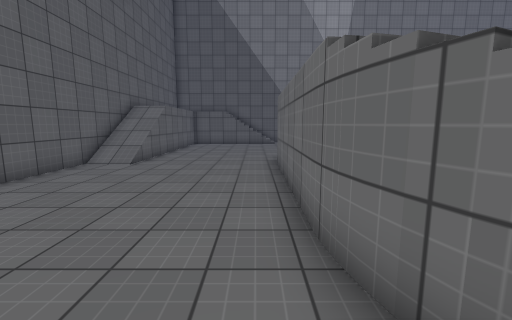
view 1 (above)

24 first-person views from a walk through a scene from a Unity 3-D project. The camera is 1.5 m above the floor, tilts 8° down and sees 90° across. Doors are open. The floor is counted in squares, 1 m on a side. Each view is taken from the middle of a square. On the plan, view 1 faces up. The plan holds only what a view shows up to about 13 squares ahead; the rest is blank. The place goes on beyond the plan. The player is left out. Some surface patterns are stand-ins.

view 2
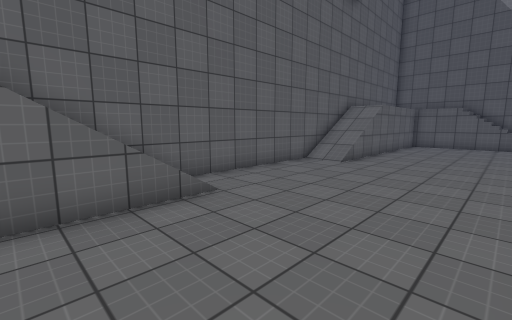

view 3
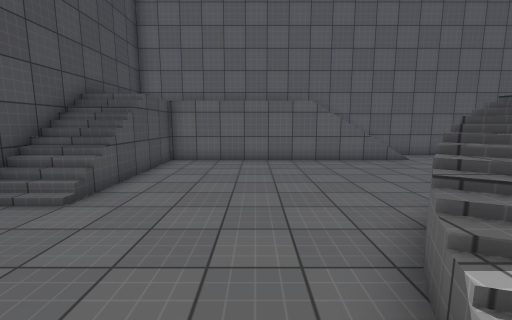

view 4
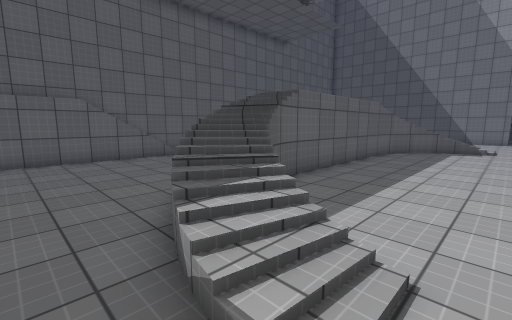

view 5
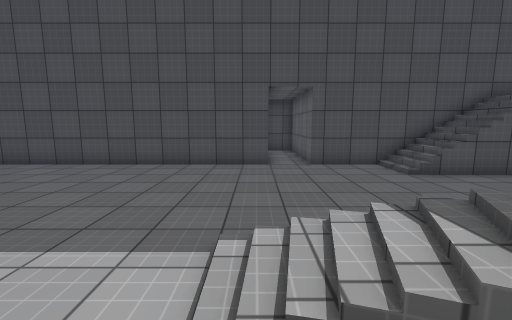

view 6
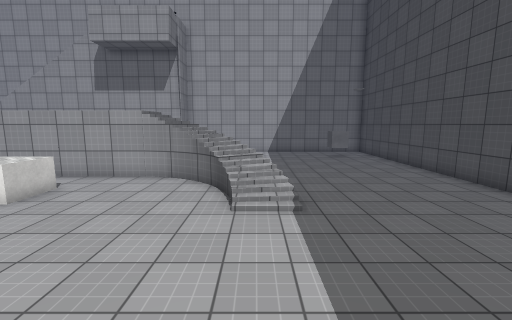

view 7
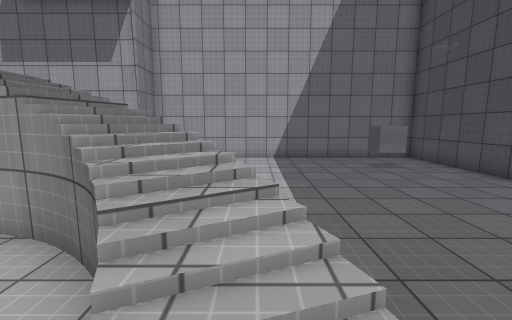

view 8
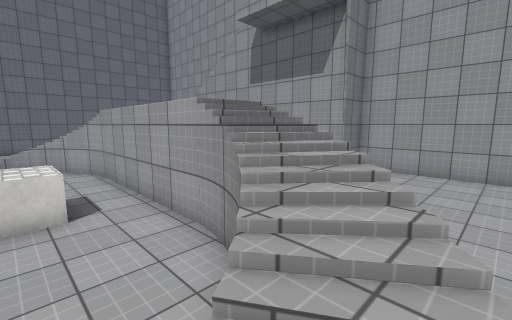

view 9
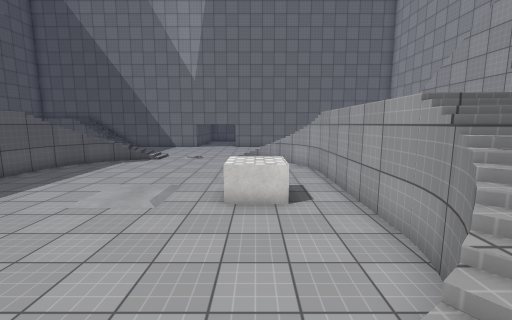

view 10
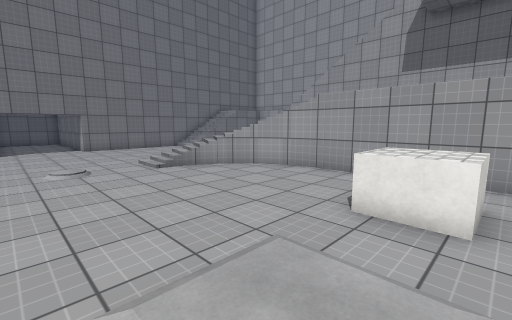

view 11
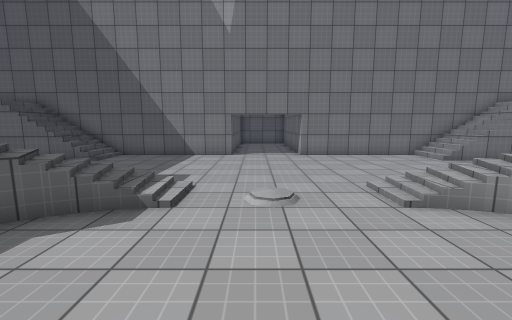

view 12
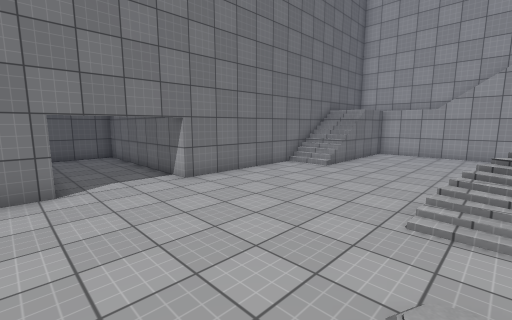

view 13
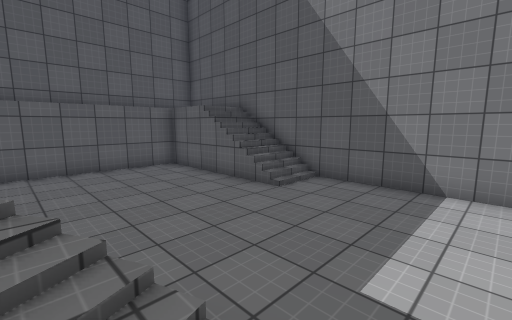

view 14
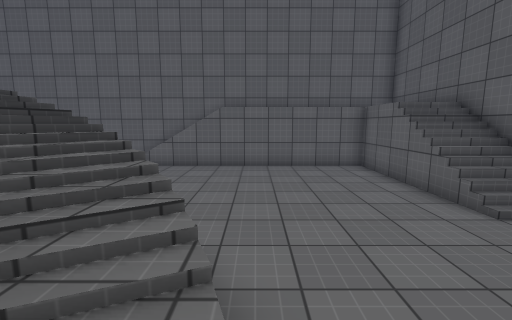

view 15
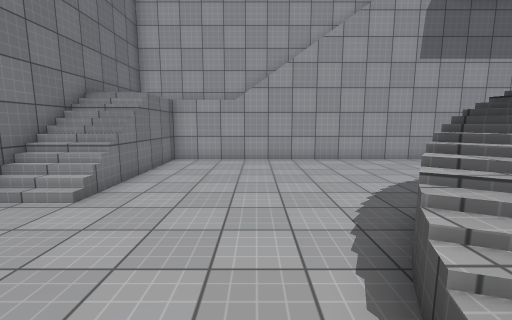

view 16
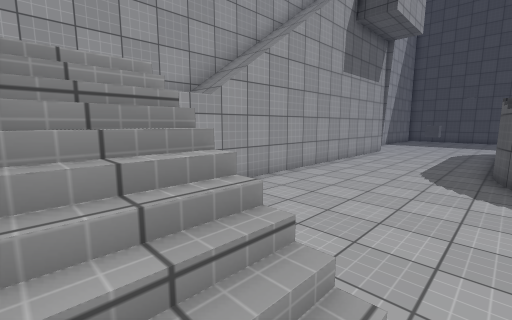

view 17
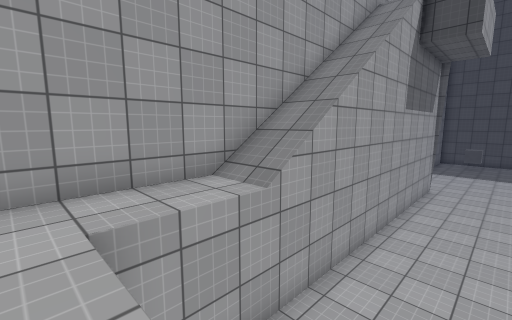

view 18
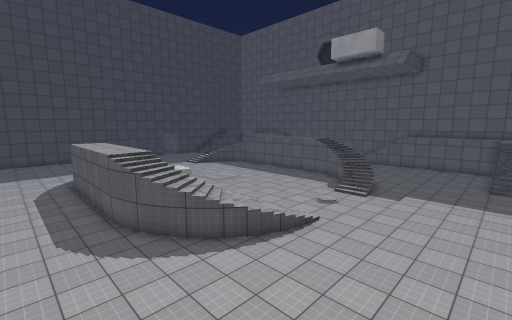

view 19
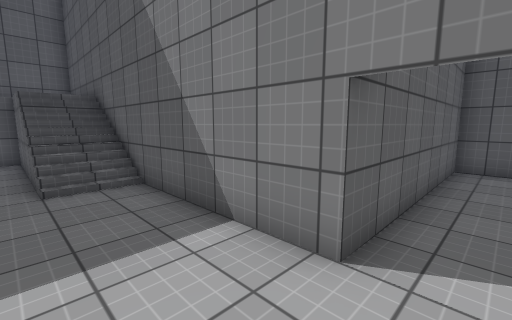

view 20
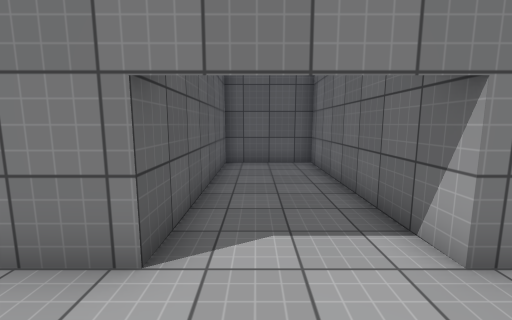

view 21
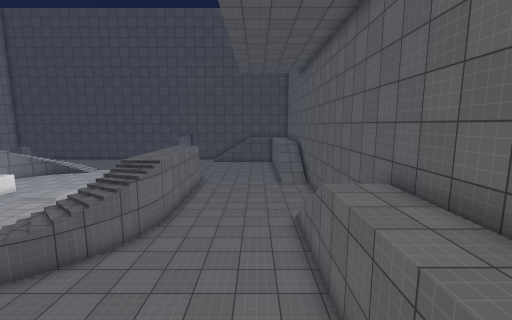

view 22
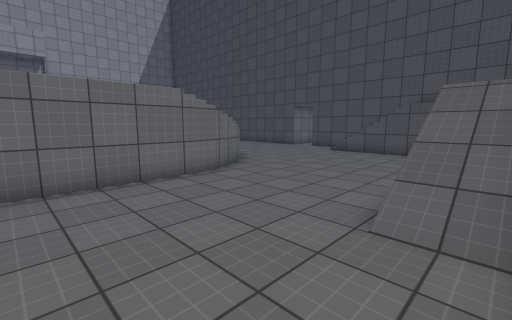

view 23
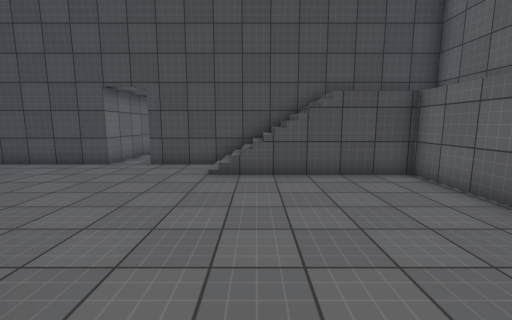

view 24
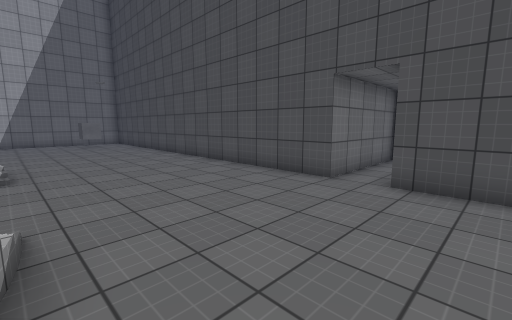

### Floor plan
Key: @ floor where view 1 was taken; # wall or solid block; . main floor; : floor 2 m higher than the main floor; + floor 2.5 m higher than the main floor; * floor 8.5 m higher than the main floor; / step, stairs or slope; D open door; = window, fence, low wall or low ledge; v drop or lower ground; O other object.
Columns run from 7 left of view 1 to 24 right of it. Each row starts with its distance up from view 1.
 29               ####
 28               #..#
 27               #..#
 26               #..#
 25               #..#
 24               #..#
 23               #..#
 22 ###############..###############
 21 #    ////.....DDDD.....////    #
 20 #   +////..............////++++#
 19 # +..........................#+#
 18 #++..........................v+#
 17 #++..........................v+#
 16 #++..........................v/#
 15 #++........=//....//=........v/#
 14 #++.......=///.O../OO=.......v/#
 13 #//......#///......==#O......v/#
 12 #//.....#//..........#Ov.....v/#
 11 #//.....v/#..........##:.....v/#
 10 #//.....#/............++.....v/#
  9 #.......#+............++.....#/#
  8 #.......#+............++...../*
  7 #.......#+.........O..++...../
  6 #.......# ........OOO.++...../
  5 #.......# .........O..++...../
  4 #.......# ............+ .....  #
  3 #//.....#/............+  ...   #
  2 #//.....v//..........##      ..#
  1 #//.....#//..........#Ov   ....#
  0 #//....@.#//#......==#O........#
 -1 #++.......=///....///v.........#
 -2 # +........=//....///..........#
 -3 # +............................#
 -4 # +............................#
 -5 # +............................#
 -6 # +.........................#..#
 -7 #    ////......................#
 -8 #    ////......................#
 -9 ############.###################
-10            #.#
-11            #.#
-12            #.#
-13             .#
-14             ##

Where each view was taken, in squares from view 1:
view 1: 0 up, 0 right, facing up
view 2: 0 up, 0 right, facing up-left
view 3: 3 down, 6 right, facing left
view 4: 3 down, 7 right, facing up-left
view 5: 1 up, 6 right, facing down
view 6: 1 down, 5 right, facing right
view 7: 1 down, 11 right, facing right
view 8: 1 down, 12 right, facing up-right
view 9: 1 down, 12 right, facing up
view 10: 5 up, 7 right, facing up-right
view 11: 9 up, 8 right, facing up
view 12: 14 up, 6 right, facing up-right
view 13: 14 up, 6 right, facing up-left
view 14: 15 up, 6 right, facing left
view 15: 16 up, 11 right, facing right
view 16: 21 up, 16 right, facing down-right
view 17: 20 up, 19 right, facing down-right
view 18: 20 up, 19 right, facing down-left
view 19: 19 up, 8 right, facing up-left
view 20: 19 up, 8 right, facing up
view 21: 20 up, 3 left, facing down
view 22: 7 up, 6 left, facing down-right
view 23: 1 up, 0 right, facing down
view 24: 2 down, 2 right, facing down-right
